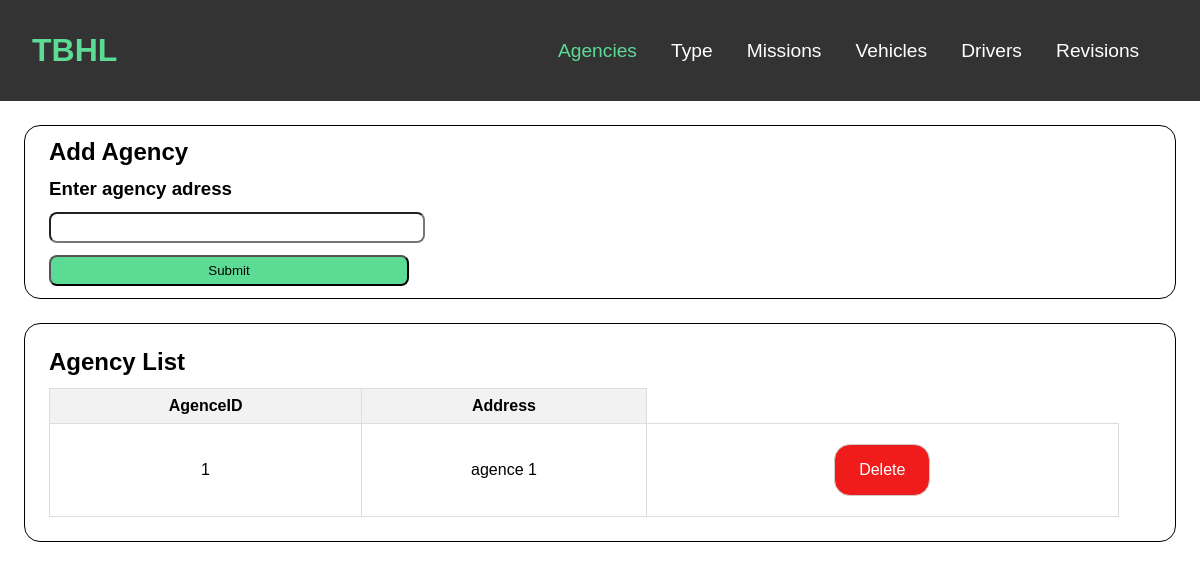
/agence, run on an earlier commit of the app's database.
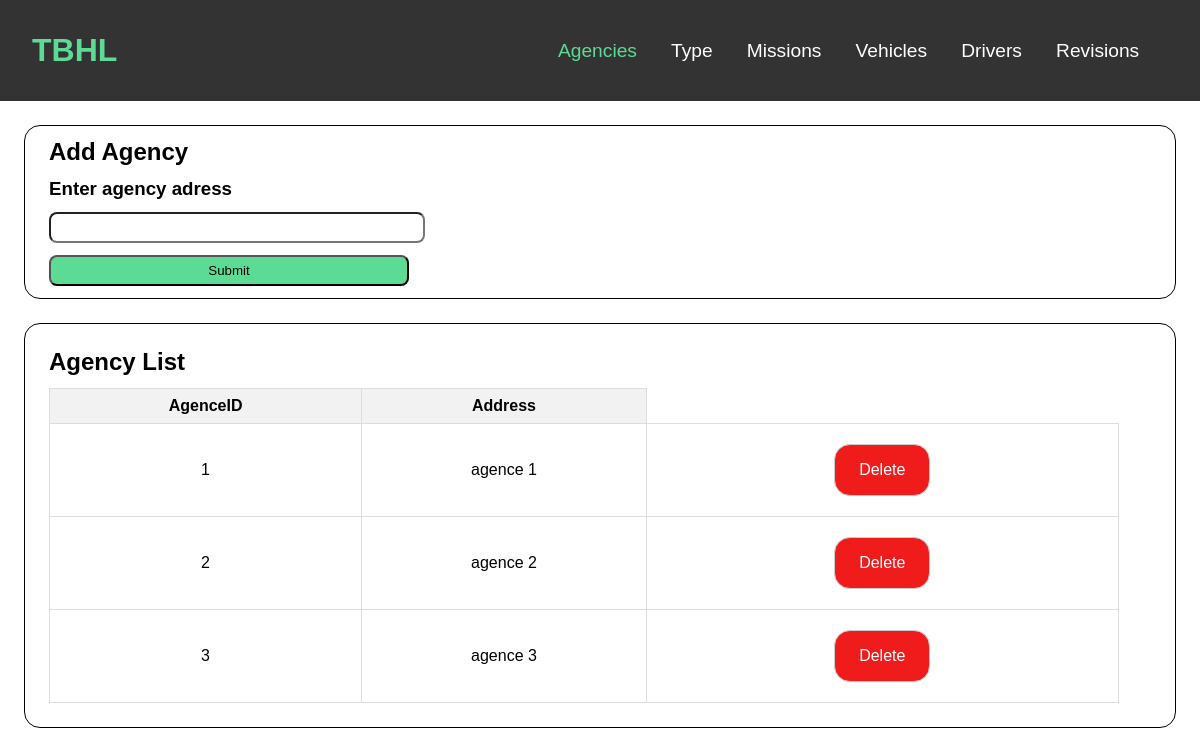
And on a later commit of the database.
### tables this page shows
CREATE TABLE Agence(
        AgenceID INTEGER PRIMARY KEY AUTOINCREMENT,
        Adresse TEXT NOT NULL
    );

### main.py (the view)
@app.route("/agence",methods = ['GET' , 'POST'])
def agence():
    agence_list = cursor.execute('SELECT * FROM Agence').fetchall()
    if request.method == "POST":
        adress = request.form["adress"]
        cursor.execute('INSERT INTO Agence(Adresse) VALUES(?)',[adress])
        connection.commit()
        return redirect(url_for("agence"))
    return render_template("agencemanager.html",agence_list=agence_list)

### templates/agencemanager.html (shortened to what this page needs)
<!DOCTYPE html>
<html lang="en">
<head>
    <link type="text/css" rel="stylesheet" href="{{ url_for('static', filename='stylesheet/body.css')}}">
    <link type="text/css" rel="stylesheet" href="{{ url_for('static', filename='stylesheet/appbar.css')}}">
</head>
<body>
    <header>
        <a href="/" id="logo">TBHL</a>
        <nav>
            <ul>
                <li><a href="/agence" class="selected">Agencies</a></li>
                <li><a href="/type">Type</a></li>
                <li><a href="/mission">Missions</a></li>
                <li><a href="/vehicles">Vehicles</a></li>
                <li><a href="/chauffeur">Drivers</a></li>
                <li><a href="/revision">Revisions</a></li>
            </ul>
        </nav>
    </header>
    <div class="add">
        <form method="post">
            <h2>Add Agency</h2>
            <h3>Enter agency adress</h3>
            <input type="text" name="adress" id="adress" required>
            <input type="submit" id="sub">
        </form>
    </div>
    <div class="list">
        <h2>Agency List</h2>
        <table>
            <thead>
                <tr>
                    <th>AgenceID</th>
                    <th>Address</th>
                </tr>
            </thead>
            <tbody>
                {% for agence in agence_list %}
                    <tr>
                        <td>{{ agence[0] }}</td>
                        <td>{{ agence[1] }}</td>
                        <td>
                            <a href="/agence/sup:{{agence[0]}}">Delete</a>
                        </td>
                    </tr>
                {% endfor %}
            </tbody>
        </table>
    </div>
</body>
</html>

What changed in the data, as far as the page shows it:
added Agence: AgenceID "2", Adresse "agence 2"
added Agence: AgenceID "3", Adresse "agence 3"
